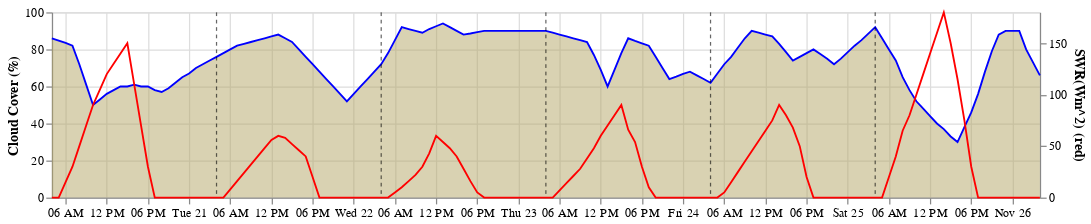

Notebook code for this chart:
### Code cell
solar = alt.Chart(meteo).mark_line(color='red', strokeWidth=1.5).encode(
    alt.X('datetime:T',  title=None,),
    alt.Y('solar', title='SWR(Wm^2) (red)')
).properties(width=800, height=150)

cloud_line = alt.Chart(meteo).mark_line(color='blue', strokeWidth=1.5).encode(
    alt.X('datetime:T',  title=None,),
    alt.Y('cloud', title='Cloud Cover (%)')
).properties(width=800, height=150)

cloud_area = alt.Chart(meteo).mark_area(color='#B4A667', opacity=0.5).encode(
    alt.X('datetime:T'),
    alt.Y('cloud:Q')
).properties(width=800, height=150)

cloud = cloud_area + cloud_line + rules
    
cloud_solar = alt.layer(cloud, solar).resolve_scale(
    y='independent'
)


cloud_solar

### Figure 1 — Vega-Lite specification as saved in the notebook (floating-point values rounded to 4 significant figures; data arrays with more than 128 entries replaced by an {"elided": "..."} marker saying what was removed)
{"config": {"view": {"continuousWidth": 400, "continuousHeight": 300}}, "layer": [{"layer": [{"mark": {"type": "area", "color": "#B4A667", "opacity": 0.5}, "encoding": {"x": {"field": "datetime", "type": "temporal"}, "y": {"field": "cloud", "type": "quantitative"}}, "height": 150, "width": 800}, {"mark": {"type": "line", "color": "blue", "strokeWidth": 1.5}, "encoding": {"x": {"field": "datetime", "title": null, "type": "temporal"}, "y": {"field": "cloud", "title": "Cloud Cover (%)", "type": "quantitative"}}, "height": 150, "width": 800}, {"layer": [{"data": {"name": "data-d890e8691e23ab16bb0599274252fd34"}, "mark": {"type": "rule", "opacity": 0.6, "strokeDash": [3, 3]}, "encoding": {"color": {"field": "color", "scale": null, "type": "nominal"}, "x": {"field": "datetime", "type": "temporal"}}}, {"data": {"name": "data-f9755272b0156eb50b31cf5400a8ec31"}, "mark": {"type": "rule", "opacity": 0.6, "strokeDash": [3, 3]}, "encoding": {"color": {"field": "color", "scale": null, "type": "nominal"}, "x": {"field": "datetime", "type": "temporal"}}}, {"data": {"name": "data-d7f3edebc11c28477e861c4de58e6496"}, "mark": {"type": "rule", "opacity": 0.6, "strokeDash": [3, 3]}, "encoding": {"color": {"field": "color", "scale": null, "type": "nominal"}, "x": {"field": "datetime", "type": "temporal"}}}, {"data": {"name": "data-981ad26b4c961706c23148826f5c88e7"}, "mark": {"type": "rule", "opacity": 0.6, "strokeDash": [3, 3]}, "encoding": {"color": {"field": "color", "scale": null, "type": "nominal"}, "x": {"field": "datetime", "type": "temporal"}}}, {"data": {"name": "data-c5e38843548aeb09bd85b8508ed83ca7"}, "mark": {"type": "rule", "opacity": 0.6, "strokeDash": [3, 3]}, "encoding": {"color": {"field": "color", "scale": null, "type": "nominal"}, "x": {"field": "datetime", "type": "temporal"}}}]}]}, {"mark": {"type": "line", "color": "red", "strokeWidth": 1.5}, "encoding": {"x": {"field": "datetime", "title": null, "type": "temporal"}, "y": {"field": "solar", "title": "SWR(Wm^2) (red)", "type": "quantitative"}}, "height": 150, "width": 800}], "data": {"name": "data-052fec1eb57417fba05d9cd323977cdd"}, "resolve": {"scale": {"y": "independent"}}, "$schema": "https://vega.github.io/schema/vega-lite/v4.17.0.json", "datasets": {"data-052fec1eb57417fba05d9cd323977cdd": {"elided": "145 records"}, "data-d890e8691e23ab16bb0599274252fd34": [{"datetime": "2017-11-21 04:00:00", "color": "black"}], "data-f9755272b0156eb50b31cf5400a8ec31": [{"datetime": "2017-11-22 04:00:00", "color": "black"}], "data-d7f3edebc11c28477e861c4de58e6496": [{"datetime": "2017-11-23 04:00:00", "color": "black"}], "data-981ad26b4c961706c23148826f5c88e7": [{"datetime": "2017-11-24 04:00:00", "color": "black"}], "data-c5e38843548aeb09bd85b8508ed83ca7": [{"datetime": "2017-11-25 04:00:00", "color": "black"}]}}
